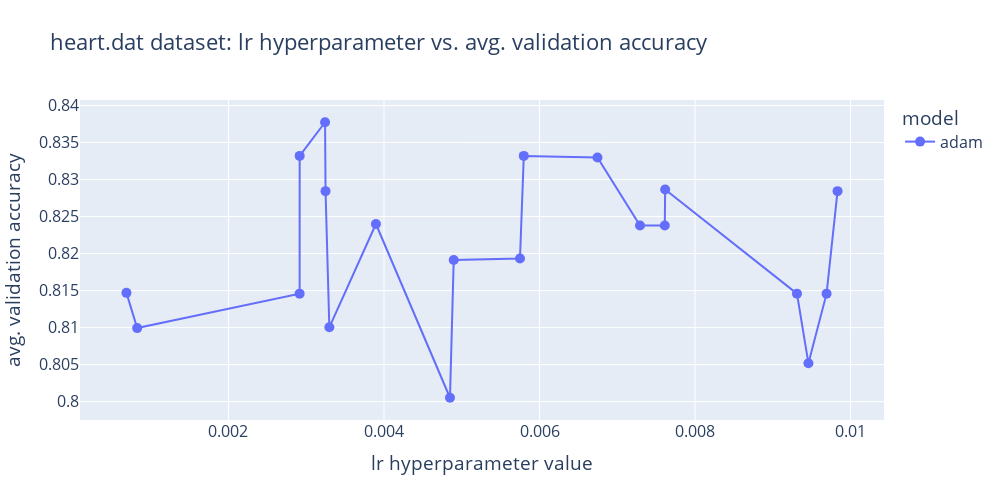

Notebook code cell kept with this figure:
### Markdown cell above
### 1.1.4 Adam

Tuning only learning rate:

### Code cell
adam_search = tune_pipe_with_randomsearch(adam_model, lr_hyperparams, X_train, y_train, n_iter=HYPERPARAMS_ITERS)
best_model_adam = adam_search.best_estimator_
plot_acc_vs_hyperparameter(adam_search, "logistic_regression__lr", dataset_name, 'adam')

### Figure 1 — Plotly figure (JSON) as saved in the notebook; plotly's stock layout.template omitted (floating-point values rounded to 4 significant figures)
{"data": [{"hovertemplate": "model=adam<br>lr hyperparameter value=%{x}<br>avg. validation accuracy=%{y}<extra></extra>", "legendgroup": "adam", "line": {"color": "#636efa", "dash": "solid"}, "marker": {"size": 10, "symbol": "circle"}, "mode": "lines+markers", "name": "adam", "orientation": "v", "showlegend": true, "type": "scatter", "x": [0.0006879, 0.0008258, 0.002915, 0.002916, 0.003242, 0.003248, 0.003297, 0.003896, 0.004849, 0.004897, 0.005749, 0.005798, 0.006745, 0.007292, 0.007611, 0.007616, 0.009311, 0.009458, 0.009691, 0.009833], "xaxis": "x", "y": [0.8147, 0.8099, 0.8146, 0.8332, 0.8377, 0.8284, 0.81, 0.824, 0.8005, 0.8191, 0.8193, 0.8332, 0.833, 0.8238, 0.8238, 0.8286, 0.8146, 0.8052, 0.8146, 0.8284], "yaxis": "y"}], "layout": {"font": {"size": 16}, "height": 500, "legend": {"title": {"text": "model"}, "tracegroupgap": 0}, "title": {"text": "heart.dat dataset: lr hyperparameter vs. avg. validation accuracy"}, "width": 1000, "xaxis": {"anchor": "y", "domain": [0, 1], "title": {"text": "lr hyperparameter value"}}, "yaxis": {"anchor": "x", "domain": [0, 1], "title": {"text": "avg. validation accuracy"}}}}
